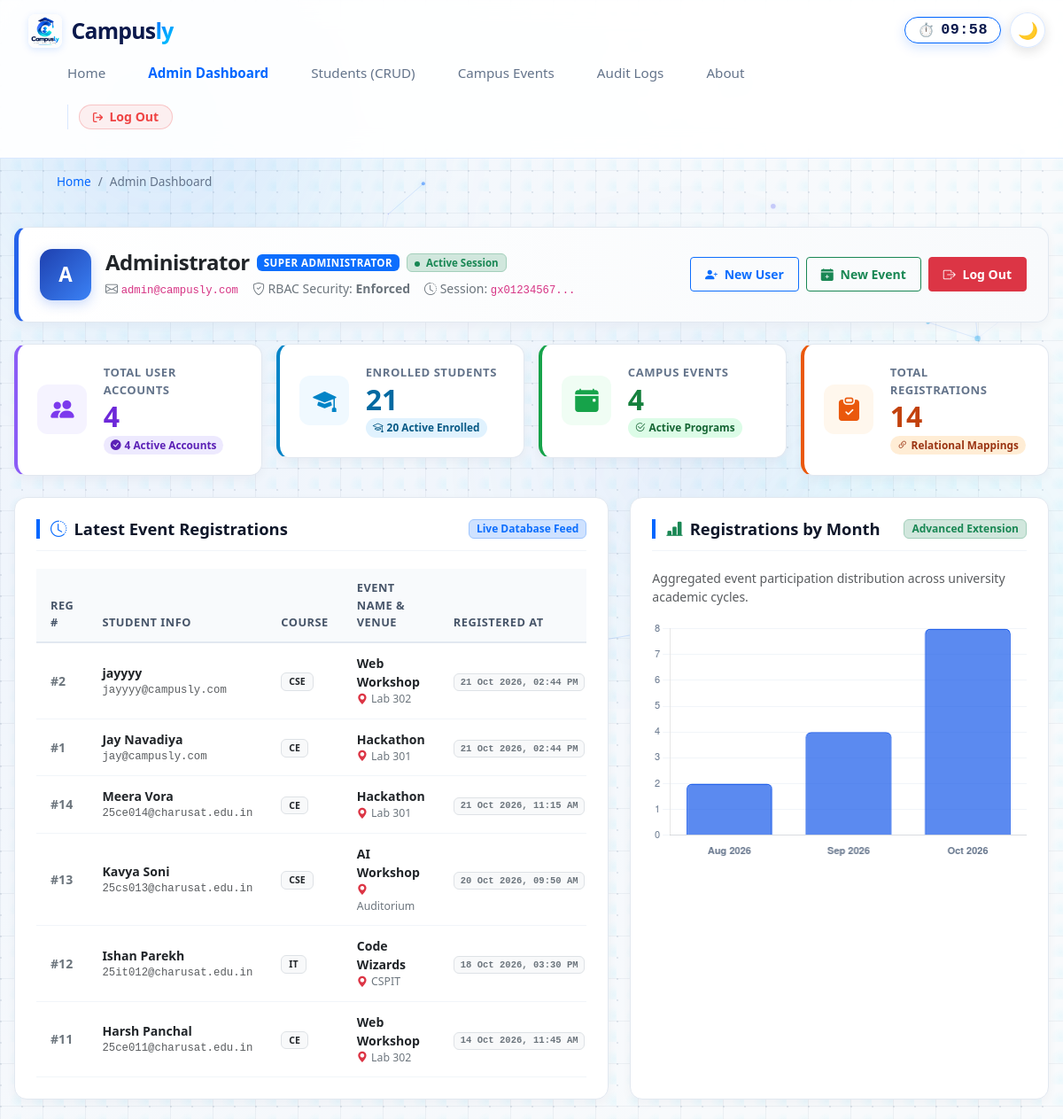
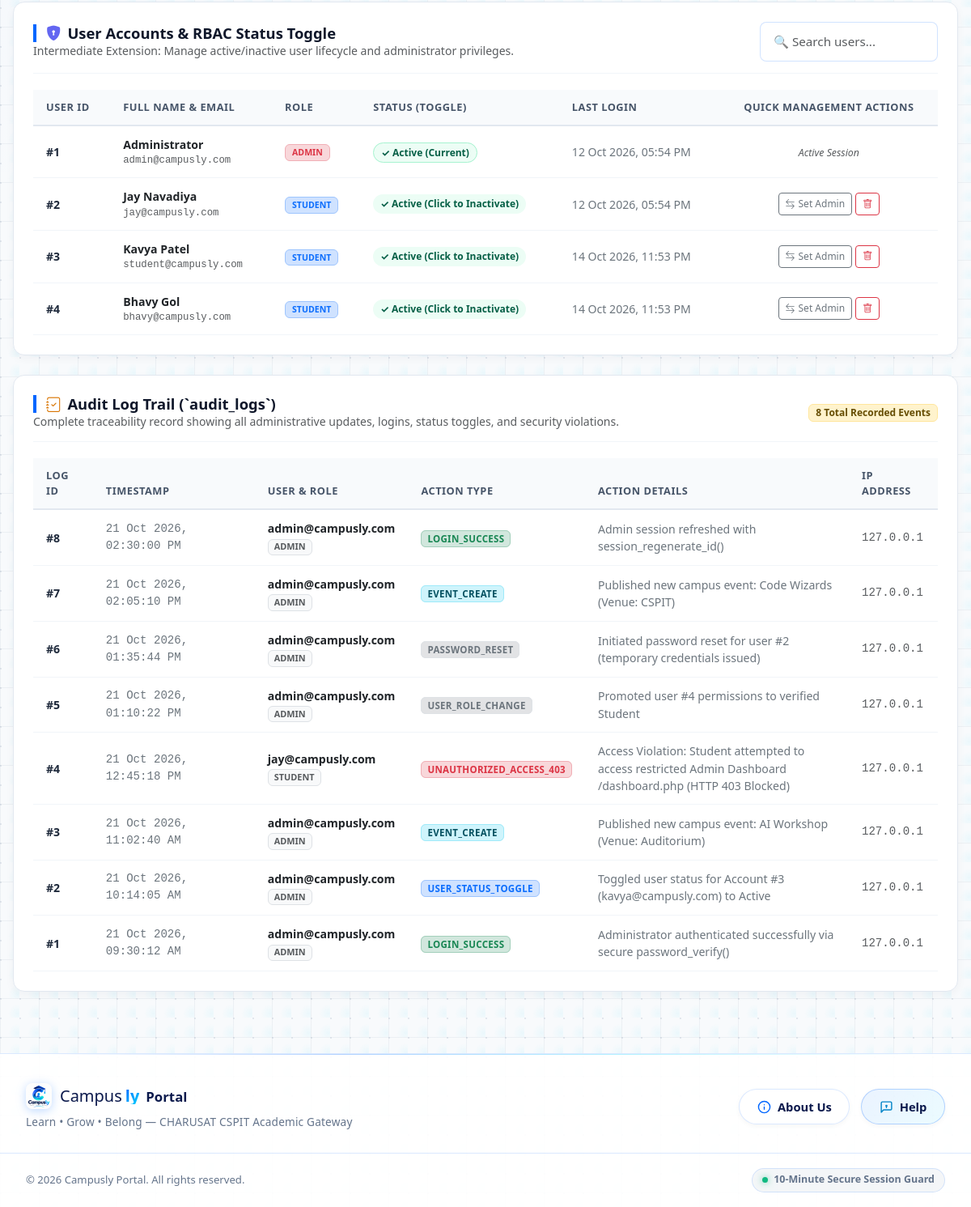
/dashboard.php (signed in), run on the app's committed database (2 pictures, top to bottom).
### tables this page shows
CREATE TABLE registrations (
    reg_id INT AUTO_INCREMENT PRIMARY KEY,
    student_id INT NOT NULL,
    event_id INT NOT NULL,
    registered_at TIMESTAMP NOT NULL DEFAULT CURRENT_TIMESTAMP,
    CONSTRAINT fk_reg_students FOREIGN KEY (student_id) REFERENCES students(student_id) ON DELETE CASCADE ON UPDATE CASCADE,
    CONSTRAINT fk_reg_events FOREIGN KEY (event_id) REFERENCES events(event_id) ON DELETE CASCADE ON UPDATE CASCADE
);

CREATE TABLE students (
    student_id INT AUTO_INCREMENT PRIMARY KEY,
    name VARCHAR(100) NOT NULL,
    email VARCHAR(100) NOT NULL UNIQUE,
    course VARCHAR(100) NOT NULL,
    status ENUM('Active', 'Inactive') NOT NULL DEFAULT 'Active'
);

CREATE TABLE events (
    event_id INT AUTO_INCREMENT PRIMARY KEY,
    event_name VARCHAR(100) NOT NULL,
    venue VARCHAR(100) NOT NULL
);

CREATE TABLE users (
    user_id INT AUTO_INCREMENT PRIMARY KEY,
    name VARCHAR(100) NOT NULL,
    email VARCHAR(100) NOT NULL UNIQUE,
    password_hash VARCHAR(255) NOT NULL,
    role ENUM('admin', 'student') NOT NULL DEFAULT 'student',
    status ENUM('Active', 'Inactive') NOT NULL DEFAULT 'Active',
    last_login DATETIME NULL,
    remember_token_hash VARCHAR(64) NULL,
    remember_token_expires DATETIME NULL,
    created_at TIMESTAMP DEFAULT CURRENT_TIMESTAMP,
    student_id INT NULL,
    CONSTRAINT fk_users_students FOREIGN KEY (student_id) REFERENCES students(student_id) ON DELETE SET NULL ON UPDATE CASCADE
);

CREATE TABLE audit_logs (
    log_id INT AUTO_INCREMENT PRIMARY KEY,
    user_id INT NULL,
    user_email VARCHAR(100) NOT NULL,
    user_role VARCHAR(50) NOT NULL DEFAULT 'admin',
    action VARCHAR(100) NOT NULL,
    details TEXT NULL,
    ip_address VARCHAR(45) NOT NULL DEFAULT '127.0.0.1',
    created_at TIMESTAMP NOT NULL DEFAULT CURRENT_TIMESTAMP,
    CONSTRAINT fk_audit_users FOREIGN KEY (user_id) REFERENCES users(user_id) ON DELETE SET NULL ON UPDATE CASCADE
);

### dashboard.php (the view, shortened to what the rows shown need)
<?php
require_once __DIR__ . '/db.php';
$latestRegQuery = $pdo->query("
    SELECT r.reg_id,
           s.name AS student_name,
           s.email AS student_email,
           s.course AS student_course,
           e.event_name,
           e.venue AS event_venue,
           r.registered_at
    FROM registrations r
    JOIN students s ON r.student_id = s.student_id
    JOIN events e ON r.event_id = e.event_id
    ORDER BY r.registered_at DESC, r.reg_id DESC
    LIMIT 6
");
$latestRegistrations = $latestRegQuery->fetchAll();
$chartQuery = $pdo->query("
    SELECT DATE_FORMAT(registered_at, '%b %Y') AS month_label,
           COUNT(*) AS total_count
    FROM registrations
    GROUP BY YEAR(registered_at), MONTH(registered_at), DATE_FORMAT(registered_at, '%b %Y')
    ORDER BY YEAR(registered_at) ASC, MONTH(registered_at) ASC
");
$chartDataRaw = $chartQuery->fetchAll();
$chartMonths = [];
$chartCounts = [];
foreach ($chartDataRaw as $row) {
    $chartMonths[] = $row['month_label'];
    $chartCounts[] = (int)$row['total_count'];
}
$usersList = $pdo->query("
    SELECT user_id, name, email, role, status, last_login, created_at
    FROM users
    ORDER BY user_id ASC
")->fetchAll();
$auditLogs = $pdo->query("
    SELECT log_id, user_email, user_role, action, details, ip_address, created_at
    FROM audit_logs
    ORDER BY log_id DESC
    LIMIT 8
")->fetchAll();
$adminName  = $_SESSION['name'] ?? $_SESSION['user_name'] ?? 'Administrator';
require_once __DIR__ . '/includes/header.php';
?>
  <link rel="stylesheet" href="https://cdn.jsdelivr.net/npm/bootstrap@5.3.3/dist/css/bootstrap.min.css">
  <link rel="stylesheet" href="https://cdn.jsdelivr.net/npm/bootstrap-icons@1.11.3/font/bootstrap-icons.min.css">
  <main id="main-content" class="dashboard-container">
    <div class="content-panel mb-4" style="background: linear-gradient(to right, #ffffff, #f8fafc); border-left: 5px solid #2563eb;">
      <div class="d-flex align-items-center justify-content-between flex-wrap gap-3">
        <div class="d-flex align-items-center gap-3">
          <div>
            <div class="d-flex align-items-center gap-2 flex-wrap mb-1">
              <h1 class="h4 mb-0 fw-bold text-dark"><?= htmlspecialchars($adminName) ?></h1>
            </div>
          </div>
        </div>
      </div>
    </div>
    <div class="row g-4 mb-4">
      <div class="col-12 col-xl-7">
        <div class="content-panel h-100 mb-0">
          <div class="panel-header">
            <h2 class="panel-title">
              <i class="bi bi-clock-history text-primary"></i> Latest Event Registrations
            </h2>
          </div>
          <div class="table-responsive">
            <table class="table table-hover align-middle custom-table mb-0">
              <thead>
                <tr>
                  <th>Reg #</th>
                  <th>Student Info</th>
                  <th>Course</th>
                  <th>Event Name & Venue</th>
                  <th>Registered At</th>
                </tr>
              </thead>
              <tbody>
                <?php if (!empty($latestRegistrations)): ?>
                  <?php foreach ($latestRegistrations as $reg): ?>
                    <tr>
                      <td>
                        <strong class="text-secondary">#<?= (int)$reg['reg_id'] ?></strong>
                      </td>
                      <td>
                        <div class="fw-bold text-dark"><?= htmlspecialchars($reg['student_name']) ?></div>
                        <div class="small text-muted font-monospace"><?= htmlspecialchars($reg['student_email']) ?></div>
                      </td>
                      <td>
                        <span class="badge bg-light text-dark border px-2 py-1 fw-semibold">
                          <?= htmlspecialchars($reg['student_course']) ?>
                        </span>
                      </td>
                      <td>
                        <div class="fw-bold text-dark"><?= htmlspecialchars($reg['event_name']) ?></div>
                        <div class="small text-secondary"><i class="bi bi-geo-alt-fill text-danger me-1"></i><?= htmlspecialchars($reg['event_venue']) ?></div>
                      </td>
                      <td>
                        <span class="badge bg-light text-secondary border font-monospace small">
                          <?= htmlspecialchars(date('d M Y, h:i A', strtotime($reg['registered_at']))) ?>
                        </span>
                      </td>
                    </tr>
                  <?php endforeach; ?>
                <?php else: ?>
                  <tr>
                    <td colspan="5" class="text-center text-muted py-4">No recent registrations found.</td>
                  </tr>
                <?php endif; ?>
              </tbody>
            </table>
          </div>
        </div>
      </div>
      <div class="col-12 col-xl-5">
        <div class="content-panel h-100 mb-0">
          <div class="panel-header">
            <h2 class="panel-title">
              <i class="bi bi-bar-chart-line-fill text-success"></i> Registrations by Month
            </h2>
          </div>
        </div>
      </div>
    </div>
    <div class="content-panel mb-4" id="users-section">
      <div class="panel-header">
        <div>
          <h2 class="panel-title">
            <i class="bi bi-shield-lock-fill text-indigo" style="color: #6366f1;"></i> User Accounts & RBAC Status Toggle
          </h2>
        </div>
      </div>
      <div class="table-responsive">
        <table class="table table-hover align-middle custom-table mb-0" id="usersTable">
          <thead>
            <tr>
              <th>User ID</th>
              <th>Full Name & Email</th>
              <th>Role</th>
              <th>Status (Toggle)</th>
              <th>Last Login</th>
              <th class="text-center">Quick Management Actions</th>
            </tr>
          </thead>
          <tbody>
            <?php foreach ($usersList as $u): ?>
              <tr>
                <td><strong>#<?= (int)$u['user_id'] ?></strong></td>
                <td>
                  <div class="fw-bold text-dark"><?= htmlspecialchars($u['name']) ?></div>
                  <div class="small text-muted font-monospace"><?= htmlspecialchars($u['email']) ?></div>
                </td>
                <td>
                  <span class="badge <?= $u['role'] === 'admin' ? 'bg-danger-subtle text-danger border border-danger-subtle' : 'bg-primary-subtle text-primary border border-primary-subtle' ?> text-uppercase fw-bold px-2 py-1">
                    <?= htmlspecialchars($u['role']) ?>
                  </span>
                </td>
                <td>
                  <?php if ((int)$u['user_id'] !== (int)$_SESSION['user_id']): ?>
                    <form action="dashboard.php" method="POST" class="d-inline" onsubmit="return confirm('Toggle status for <?= htmlspecialchars($u['name']) ?>?');">
                      <button type="submit" class="btn <?= $u['status'] === 'Active' ? 'badge-status-active' : 'badge-status-inactive' ?> border-0 cursor-pointer" title="Click to toggle status">
                        <?= $u['status'] === 'Active' ? '✓ Active (Click to Inactivate)' : '✕ Inactive (Click to Activate)' ?>
                      </button>
                    </form>
                  <?php else: ?>
                    <span class="badge-status-active">✓ Active (Current)</span>
                  <?php endif; ?>
                </td>
                <td class="small text-secondary">
                  <?= !empty($u['last_login']) ? htmlspecialchars(date('d M Y, h:i A', strtotime($u['last_login']))) : '<span class="text-muted">Never</span>' ?>
                </td>
                <td class="text-center">
                  <?php if ((int)$u['user_id'] !== (int)$_SESSION['user_id']): ?>
                    <div class="d-inline-flex gap-1">
                      <form action="dashboard.php" method="POST" class="m-0" onsubmit="return confirm('Change role for <?= htmlspecialchars($u['name']) ?>?');">
                        <button type="submit" class="btn btn-outline-secondary btn-sm py-1 px-2" style="font-size: 0.75rem;" title="Switch Role">
                          <i class="bi bi-arrow-left-right me-1"></i>Set <?= $u['role'] === 'admin' ? 'Student' : 'Admin' ?>
                        </button>
                      </form>
                      <form action="dashboard.php" method="POST" class="m-0" onsubmit="return confirm('Permanently delete account for <?= htmlspecialchars($u['name']) ?>?');">
                        <button type="submit" class="btn btn-outline-danger btn-sm py-1 px-2" style="font-size: 0.75rem;" title="Delete User">
                          <i class="bi bi-trash"></i>
                        </button>
                      </form>
                    </div>
                  <?php else: ?>
                    <span class="text-muted small fst-italic">Active Session</span>
                  <?php endif; ?>
                </td>
              </tr>
            <?php endforeach; ?>
          </tbody>
        </table>
      </div>
    </div>
    <div class="content-panel" id="audit-logs">
      <div class="panel-header">
        <div>
          <h2 class="panel-title">
            <i class="bi bi-journal-check text-warning" style="color: #d97706 !important;"></i> Audit Log Trail (`audit_logs`)
          </h2>
        </div>
      </div>
      <div class="table-responsive">
        <table class="table table-hover align-middle custom-table mb-0">
          <thead>
            <tr>
              <th>Log ID</th>
              <th>Timestamp</th>
              <th>User & Role</th>
              <th>Action Type</th>
              <th>Action Details</th>
              <th>IP Address</th>
            </tr>
          </thead>
          <tbody>
            <?php if (!empty($auditLogs)): ?>
              <?php foreach ($auditLogs as $log): ?>
                <?php
                  $badgeColor = 'bg-secondary-subtle text-secondary border';
                  if (strpos($log['action'], 'LOGIN') !== false) {
                      $badgeColor = 'bg-success-subtle text-success border border-success-subtle';
                  } elseif (strpos($log['action'], 'STATUS') !== false) {
                      $badgeColor = 'bg-primary-subtle text-primary border border-primary-subtle';
                  } elseif (strpos($log['action'], '403') !== false || strpos($log['action'], 'UNAUTHORIZED') !== false) {
                      $badgeColor = 'bg-danger-subtle text-danger border border-danger-subtle';
                  } elseif (strpos($log['action'], 'EVENT') !== false) {
                      $badgeColor = 'bg-info-subtle text-info-emphasis border border-info-subtle';
                  } elseif (strpos($log['action'], 'DELETE') !== false) {
                      $badgeColor = 'bg-warning-subtle text-warning-emphasis border border-warning-subtle';
                  }
                ?>
                <tr>
                  <td><strong>#<?= (int)$log['log_id'] ?></strong></td>
                  <td class="font-monospace small text-secondary">
                    <?= htmlspecialchars(date('d M Y, h:i:s A', strtotime($log['created_at']))) ?>
                  </td>
                  <td>
                    <div class="fw-semibold text-dark"><?= htmlspecialchars($log['user_email']) ?></div>
                    <span class="badge bg-light text-muted border text-uppercase" style="font-size: 0.68rem;"><?= htmlspecialchars($log['user_role']) ?></span>
                  </td>
                  <td>
                    <span class="action-badge <?= $badgeColor ?>">
                      <?= htmlspecialchars($log['action']) ?>
                    </span>
                  </td>
                  <td class="small text-secondary" style="max-width: 380px;">
                    <?= htmlspecialchars($log['details']) ?>
                  </td>
                  <td class="font-monospace small text-muted">
                    <?= htmlspecialchars($log['ip_address']) ?>
                  </td>
                </tr>
              <?php endforeach; ?>
            <?php else: ?>
              <tr>
                <td colspan="6" class="text-center text-muted py-4">No audit logs recorded yet.</td>
              </tr>
            <?php endif; ?>
          </tbody>
        </table>
      </div>
    </div>
  </main>
  <script>
    function toggleDrawer(id) {
      const el = document.getElementById(id);
      el.style.display = (el.style.display === 'none' || el.style.display === '') ? 'block' : 'none';
      if (el.style.display === 'block') {
        el.scrollIntoView({ behavior: 'smooth', block: 'nearest' });
      }
    }
    function filterUserRows() {
      const query = document.getElementById('userFilterInput').value.toLowerCase();
      const rows = document.querySelectorAll('#usersTable tbody tr');
      rows.forEach(row => {
        const text = row.textContent.toLowerCase();
        row.style.display = text.includes(query) ? '' : 'none';
      });
    }
    // Chart.js Monthly Registrations Analytics Chart (Light-Themed)
    document.addEventListener('DOMContentLoaded', function() {
      const ctx = document.getElementById('monthlyRegistrationsChart').getContext('2d');
      const chartLabels = <?= json_encode($chartMonths) ?>;
      const chartValues = <?= json_encode($chartCounts) ?>;
      new Chart(ctx, {
        type: 'bar',
        data: {
          labels: chartLabels,
          datasets: [{
            label: 'Total Registrations',
            data: chartValues,
            backgroundColor: 'rgba(37, 99, 235, 0.75)',
            borderColor: '#2563eb',
            borderWidth: 1.5,
            borderRadius: 6,
            hoverBackgroundColor: '#1d4ed8'
          }]
        },
        options: {
          responsive: true,
          maintainAspectRatio: false,
          plugins: {
            legend: {
              display: false
            },
            tooltip: {
              backgroundColor: '#1e293b',
              padding: 10,
              cornerRadius: 8,
              titleFont: { weight: 'bold' }
            }
          },
          scales: {
            y: {
              beginAtZero: true,
              ticks: {
                stepSize: 1,
                color: '#64748b',
                font: { size: 11 }
              },
              grid: {
                color: '#f1f5f9'
              }
            },
            x: {
              ticks: {
                color: '#64748b',
                font: { size: 11, weight: '600' }
              },
              grid: {
                display: false
              }
            }
          }
        }
      });
    });
  </script>
<?php require_once __DIR__ . '/includes/footer.php'; ?>

### data on the page
registrations: reg_id "2", student.name "jayyyy", student.email "jayyyy@campusly.com", student.course "CSE", event.event_name "Web Workshop", event.venue "Lab 302", registered_at "21 Oct 2026, 02:44 PM"
registrations: reg_id "1", student.name "Jay Navadiya", student.email "jay@campusly.com", student.course "CE", event.event_name "Hackathon", event.venue "Lab 301", registered_at "21 Oct 2026, 02:44 PM"
registrations: reg_id "14", student.name "Meera Vora", student.email "25ce014@charusat.edu.in", student.course "CE", event.event_name "Hackathon", event.venue "Lab 301", registered_at "21 Oct 2026, 11:15 AM"
registrations: reg_id "13", student.name "Kavya Soni", student.email "25cs013@charusat.edu.in", student.course "CSE", event.event_name "AI Workshop", event.venue "Auditorium", registered_at "20 Oct 2026, 09:50 AM"
registrations: reg_id "12", student.name "Ishan Parekh", student.email "25it012@charusat.edu.in", student.course "IT", event.event_name "Code Wizards", event.venue "CSPIT", registered_at "18 Oct 2026, 03:30 PM"
registrations: reg_id "11", student.name "Harsh Panchal", student.email "25ce011@charusat.edu.in", student.course "CE", event.event_name "Web Workshop", event.venue "Lab 302", registered_at "14 Oct 2026, 11:45 AM"
users: user_id "1", name "Administrator", email "admin@campusly.com", role "ADMIN", shows "✓ Active (Current)", last_login "12 Oct 2026, 05:54 PM", shows "Active Session"
users: user_id "2", name "Jay Navadiya", email "jay@campusly.com", role "STUDENT", status "✓ Active (Click to Inactivate)", last_login "12 Oct 2026, 05:54 PM", shows "Admin"
users: user_id "3", name "Kavya Patel", email "student@campusly.com", role "STUDENT", status "✓ Active (Click to Inactivate)", last_login "14 Oct 2026, 11:53 PM", shows "Admin"
users: user_id "4", name "Bhavy Gol", email "bhavy@campusly.com", role "STUDENT", status "✓ Active (Click to Inactivate)", last_login "14 Oct 2026, 11:53 PM", shows "Admin"
audit_logs: log_id "8", created_at "21 Oct 2026, 02:30:00 PM", user_email "admin@campusly.com", user_role "ADMIN", action "LOGIN_SUCCESS", details "Admin session refreshed with session_regenerate_id()", ip_address "127.0.0.1"
audit_logs: log_id "7", created_at "21 Oct 2026, 02:05:10 PM", user_email "admin@campusly.com", user_role "ADMIN", action "EVENT_CREATE", details "Published new campus event: Code Wizards (Venue: CSPIT)", ip_address "127.0.0.1"
audit_logs: log_id "6", created_at "21 Oct 2026, 01:35:44 PM", user_email "admin@campusly.com", user_role "ADMIN", action "PASSWORD_RESET", details "Initiated password reset for user #2 (temporary credentials issued)", ip_address "127.0.0.1"
audit_logs: log_id "5", created_at "21 Oct 2026, 01:10:22 PM", user_email "admin@campusly.com", user_role "ADMIN", action "USER_ROLE_CHANGE", details "Promoted user #4 permissions to verified Student", ip_address "127.0.0.1"
audit_logs: log_id "4", created_at "21 Oct 2026, 12:45:18 PM", user_email "jay@campusly.com", user_role "STUDENT", action "UNAUTHORIZED_ACCESS_403", details "Access Violation: Student attempted to access restricted Admin Dashboard /dashboard.php (HTTP 403 Blocked)", ip_address "127.0.0.1"
audit_logs: log_id "3", created_at "21 Oct 2026, 11:02:40 AM", user_email "admin@campusly.com", user_role "ADMIN", action "EVENT_CREATE", details "Published new campus event: AI Workshop (Venue: Auditorium)", ip_address "127.0.0.1"
audit_logs: log_id "2", created_at "21 Oct 2026, 10:14:05 AM", user_email "admin@campusly.com", user_role "ADMIN", action "USER_STATUS_TOGGLE", details "Toggled user status for Account #3 (kavya@campusly.com) to Active", ip_address "127.0.0.1"
audit_logs: log_id "1", created_at "21 Oct 2026, 09:30:12 AM", user_email "admin@campusly.com", user_role "ADMIN", action "LOGIN_SUCCESS", details "Administrator authenticated successfully via secure password_verify()", ip_address "127.0.0.1"

### other printed values
$adminInitials "A"
$adminName "Administrator"
$adminEmail "admin@campusly.com"
substr(session_id(), 0, 10) "gx01234567"
$countUsers "4"
$countActiveUsers "4"
$countStudents "21"
$countActiveStudents "20"
$countEvents "4"
$countRegistrations "14"
$countAuditLogs "8"
chart data {{ json_encode($chartCounts) }} [2,4,8]
